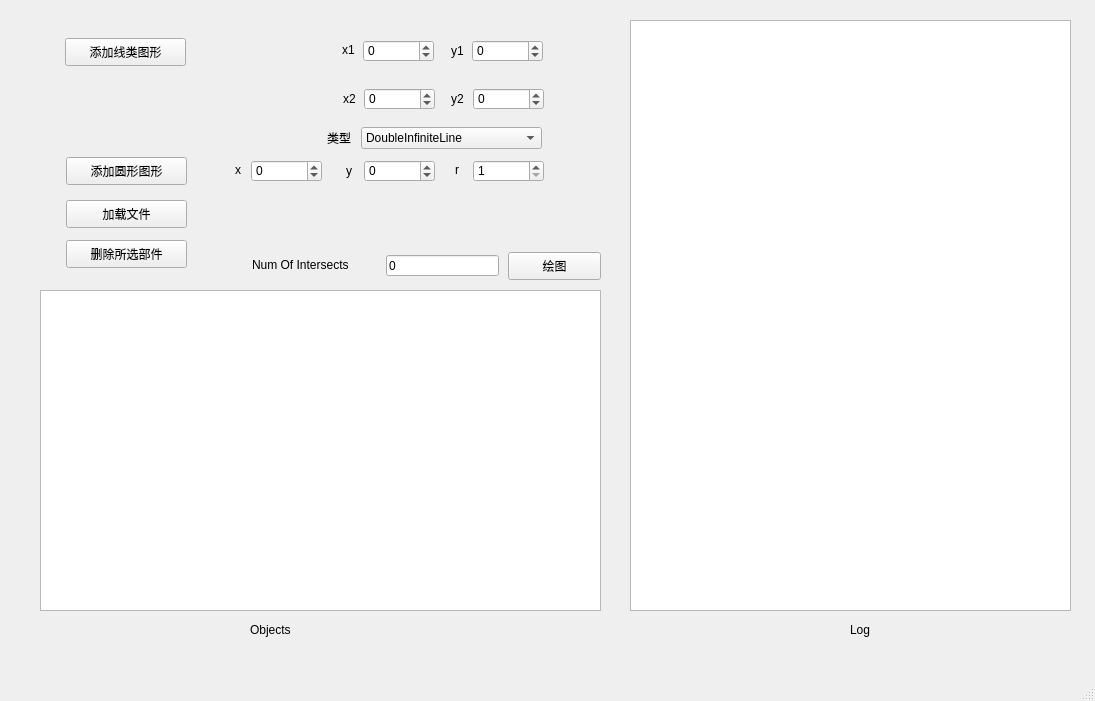
<?xml version="1.0" encoding="UTF-8"?>
<ui version="4.0">
 <class>SuperWindow</class>
 <widget class="QMainWindow" name="SuperWindow">
  <property name="geometry">
   <rect>
    <x>0</x>
    <y>0</y>
    <width>1095</width>
    <height>701</height>
   </rect>
  </property>
  <property name="windowTitle">
   <string>MainWindow</string>
  </property>
  <property name="dockOptions">
   <set>QMainWindow::AllowTabbedDocks|QMainWindow::AnimatedDocks</set>
  </property>
  <widget class="QWidget" name="centralwidget">
   <widget class="QPushButton" name="pushButton_show">
    <property name="geometry">
     <rect>
      <x>508</x>
      <y>252</y>
      <width>93</width>
      <height>28</height>
     </rect>
    </property>
    <property name="text">
     <string>绘图</string>
    </property>
   </widget>
   <widget class="QPushButton" name="pushBotton_AddLine">
    <property name="geometry">
     <rect>
      <x>65</x>
      <y>38</y>
      <width>121</width>
      <height>28</height>
     </rect>
    </property>
    <property name="text">
     <string>添加线类图形</string>
    </property>
   </widget>
   <widget class="QPushButton" name="pushBotton_AddCircle">
    <property name="geometry">
     <rect>
      <x>66</x>
      <y>157</y>
      <width>121</width>
      <height>28</height>
     </rect>
    </property>
    <property name="text">
     <string>添加圆形图形</string>
    </property>
   </widget>
   <widget class="QPushButton" name="pushBotton_DeleteObject">
    <property name="geometry">
     <rect>
      <x>66</x>
      <y>240</y>
      <width>121</width>
      <height>28</height>
     </rect>
    </property>
    <property name="text">
     <string>删除所选部件</string>
    </property>
   </widget>
   <widget class="QComboBox" name="comboBox_line_type">
    <property name="geometry">
     <rect>
      <x>361</x>
      <y>127</y>
      <width>181</width>
      <height>22</height>
     </rect>
    </property>
    <property name="maxVisibleItems">
     <number>10</number>
    </property>
    <item>
     <property name="text">
      <string>DoubleInfiniteLine</string>
     </property>
    </item>
    <item>
     <property name="text">
      <string>SingleInfiniteLine</string>
     </property>
    </item>
    <item>
     <property name="text">
      <string>FiniteLine</string>
     </property>
    </item>
   </widget>
   <widget class="QSpinBox" name="spin_line_x1">
    <property name="geometry">
     <rect>
      <x>363</x>
      <y>40</y>
      <width>71</width>
      <height>22</height>
     </rect>
    </property>
    <property name="minimum">
     <number>-99999</number>
    </property>
    <property name="maximum">
     <number>99999</number>
    </property>
   </widget>
   <widget class="QSpinBox" name="spin_line_y1">
    <property name="geometry">
     <rect>
      <x>472</x>
      <y>40</y>
      <width>71</width>
      <height>22</height>
     </rect>
    </property>
    <property name="minimum">
     <number>-99999</number>
    </property>
    <property name="maximum">
     <number>99999</number>
    </property>
   </widget>
   <widget class="QSpinBox" name="spin_line_x2">
    <property name="geometry">
     <rect>
      <x>364</x>
      <y>88</y>
      <width>71</width>
      <height>22</height>
     </rect>
    </property>
    <property name="minimum">
     <number>-99999</number>
    </property>
    <property name="maximum">
     <number>99999</number>
    </property>
   </widget>
   <widget class="QSpinBox" name="spin_line_y2">
    <property name="geometry">
     <rect>
      <x>473</x>
      <y>88</y>
      <width>71</width>
      <height>22</height>
     </rect>
    </property>
    <property name="minimum">
     <number>-99999</number>
    </property>
    <property name="maximum">
     <number>99999</number>
    </property>
   </widget>
   <widget class="QSpinBox" name="spin_circle_y">
    <property name="geometry">
     <rect>
      <x>364</x>
      <y>160</y>
      <width>71</width>
      <height>22</height>
     </rect>
    </property>
    <property name="minimum">
     <number>-99999</number>
    </property>
    <property name="maximum">
     <number>99999</number>
    </property>
   </widget>
   <widget class="QSpinBox" name="spin_circle_x">
    <property name="geometry">
     <rect>
      <x>251</x>
      <y>160</y>
      <width>71</width>
      <height>22</height>
     </rect>
    </property>
    <property name="minimum">
     <number>-99999</number>
    </property>
    <property name="maximum">
     <number>99999</number>
    </property>
   </widget>
   <widget class="QSpinBox" name="spin_circle_r">
    <property name="geometry">
     <rect>
      <x>473</x>
      <y>160</y>
      <width>71</width>
      <height>22</height>
     </rect>
    </property>
    <property name="minimum">
     <number>1</number>
    </property>
    <property name="maximum">
     <number>99999</number>
    </property>
   </widget>
   <widget class="QPushButton" name="pushBotton_LoadFile">
    <property name="geometry">
     <rect>
      <x>66</x>
      <y>200</y>
      <width>121</width>
      <height>28</height>
     </rect>
    </property>
    <property name="text">
     <string>加载文件</string>
    </property>
   </widget>
   <widget class="QListView" name="logView">
    <property name="geometry">
     <rect>
      <x>630</x>
      <y>20</y>
      <width>441</width>
      <height>591</height>
     </rect>
    </property>
   </widget>
   <widget class="QLabel" name="label_addLine_type">
    <property name="geometry">
     <rect>
      <x>327</x>
      <y>130</y>
      <width>31</width>
      <height>16</height>
     </rect>
    </property>
    <property name="text">
     <string>类型</string>
    </property>
   </widget>
   <widget class="QLabel" name="label_addLine_x1">
    <property name="geometry">
     <rect>
      <x>342</x>
      <y>42</y>
      <width>31</width>
      <height>16</height>
     </rect>
    </property>
    <property name="text">
     <string>x1</string>
    </property>
   </widget>
   <widget class="QLabel" name="label_addLine_y1">
    <property name="geometry">
     <rect>
      <x>451</x>
      <y>43</y>
      <width>31</width>
      <height>16</height>
     </rect>
    </property>
    <property name="text">
     <string>y1</string>
    </property>
   </widget>
   <widget class="QLabel" name="label_addLine_x2">
    <property name="geometry">
     <rect>
      <x>343</x>
      <y>91</y>
      <width>31</width>
      <height>16</height>
     </rect>
    </property>
    <property name="text">
     <string>x2</string>
    </property>
   </widget>
   <widget class="QLabel" name="label_addLine_y2">
    <property name="geometry">
     <rect>
      <x>451</x>
      <y>91</y>
      <width>31</width>
      <height>16</height>
     </rect>
    </property>
    <property name="text">
     <string>y2</string>
    </property>
   </widget>
   <widget class="QLabel" name="label_addCircle_x">
    <property name="geometry">
     <rect>
      <x>235</x>
      <y>162</y>
      <width>31</width>
      <height>16</height>
     </rect>
    </property>
    <property name="text">
     <string>x</string>
    </property>
   </widget>
   <widget class="QLabel" name="label_addCircle_y">
    <property name="geometry">
     <rect>
      <x>346</x>
      <y>163</y>
      <width>31</width>
      <height>16</height>
     </rect>
    </property>
    <property name="text">
     <string>y</string>
    </property>
   </widget>
   <widget class="QLabel" name="label_addCircle_r">
    <property name="geometry">
     <rect>
      <x>455</x>
      <y>162</y>
      <width>31</width>
      <height>16</height>
     </rect>
    </property>
    <property name="text">
     <string>r</string>
    </property>
   </widget>
   <widget class="QLineEdit" name="lineEdit_num_of_intersects">
    <property name="enabled">
     <bool>true</bool>
    </property>
    <property name="geometry">
     <rect>
      <x>386</x>
      <y>255</y>
      <width>113</width>
      <height>21</height>
     </rect>
    </property>
    <property name="text">
     <string>0</string>
    </property>
    <property name="readOnly">
     <bool>true</bool>
    </property>
   </widget>
   <widget class="QLabel" name="label_addCircle_x_2">
    <property name="geometry">
     <rect>
      <x>252</x>
      <y>255</y>
      <width>131</width>
      <height>20</height>
     </rect>
    </property>
    <property name="text">
     <string>Num Of Intersects</string>
    </property>
   </widget>
   <widget class="QListView" name="objectView">
    <property name="geometry">
     <rect>
      <x>40</x>
      <y>290</y>
      <width>561</width>
      <height>321</height>
     </rect>
    </property>
   </widget>
   <widget class="QLabel" name="label_addCircle_x_3">
    <property name="geometry">
     <rect>
      <x>250</x>
      <y>620</y>
      <width>161</width>
      <height>20</height>
     </rect>
    </property>
    <property name="text">
     <string>Objects</string>
    </property>
   </widget>
   <widget class="QLabel" name="label_addCircle_x_4">
    <property name="geometry">
     <rect>
      <x>850</x>
      <y>620</y>
      <width>131</width>
      <height>20</height>
     </rect>
    </property>
    <property name="text">
     <string>Log</string>
    </property>
   </widget>
  </widget>
  <widget class="QMenuBar" name="menubar">
   <property name="geometry">
    <rect>
     <x>0</x>
     <y>0</y>
     <width>1095</width>
     <height>26</height>
    </rect>
   </property>
  </widget>
  <widget class="QStatusBar" name="statusbar"/>
 </widget>
 <resources/>
 <connections/>
</ui>
